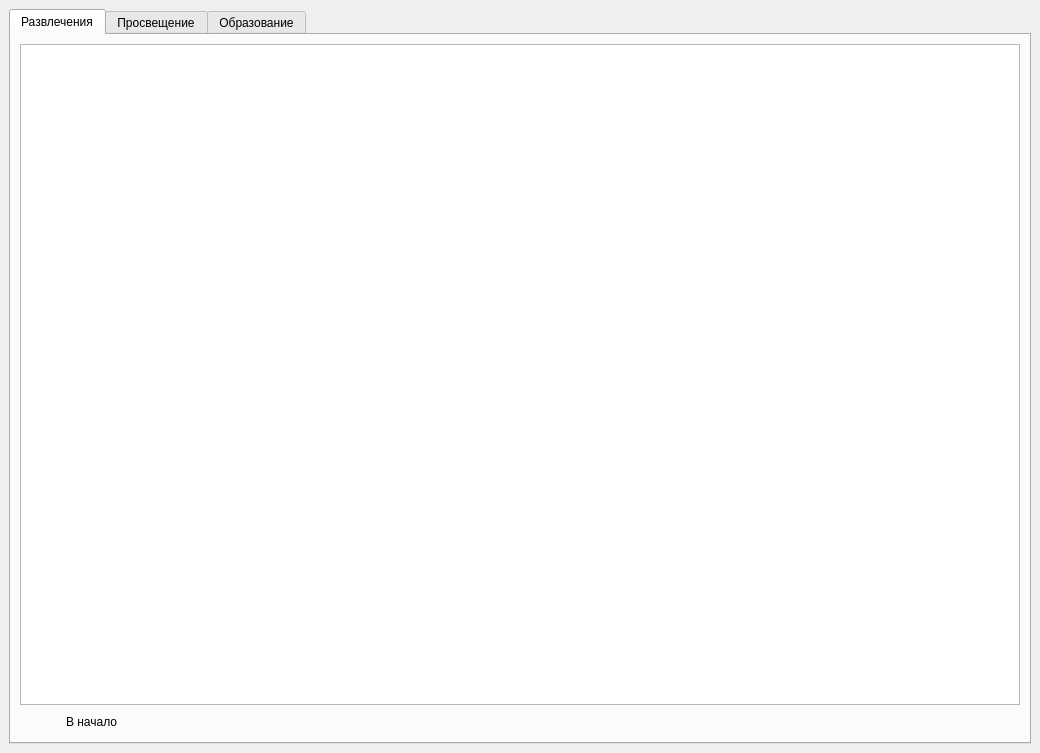
<?xml version="1.0" encoding="UTF-8"?>
<ui version="4.0">
 <class>MainWindow</class>
 <widget class="QMainWindow" name="MainWindow">
  <property name="geometry">
   <rect>
    <x>0</x>
    <y>0</y>
    <width>1040</width>
    <height>753</height>
   </rect>
  </property>
  <property name="windowTitle">
   <string>MainWindow</string>
  </property>
  <widget class="QWidget" name="centralwidget">
   <layout class="QVBoxLayout" name="verticalLayout_2">
    <item>
     <widget class="QTabWidget" name="tabWidget">
      <property name="currentIndex">
       <number>0</number>
      </property>
      <widget class="QWidget" name="enterteinment">
       <attribute name="title">
        <string>Развлечения</string>
       </attribute>
       <layout class="QVBoxLayout" name="verticalLayout">
        <item>
         <layout class="QVBoxLayout" name="verticalLayout_9">
          <item>
           <widget class="QTableView" name="Table_5">
            <property name="enabled">
             <bool>true</bool>
            </property>
            <property name="frameShadow">
             <enum>QFrame::Sunken</enum>
            </property>
            <property name="lineWidth">
             <number>1</number>
            </property>
            <property name="verticalScrollBarPolicy">
             <enum>Qt::ScrollBarAlwaysOff</enum>
            </property>
            <property name="sizeAdjustPolicy">
             <enum>QAbstractScrollArea::AdjustToContents</enum>
            </property>
            <property name="editTriggers">
             <set>QAbstractItemView::NoEditTriggers</set>
            </property>
            <property name="selectionMode">
             <enum>QAbstractItemView::SingleSelection</enum>
            </property>
            <property name="selectionBehavior">
             <enum>QAbstractItemView::SelectRows</enum>
            </property>
            <property name="wordWrap">
             <bool>false</bool>
            </property>
            <attribute name="horizontalHeaderCascadingSectionResizes">
             <bool>false</bool>
            </attribute>
            <attribute name="horizontalHeaderStretchLastSection">
             <bool>true</bool>
            </attribute>
            <attribute name="verticalHeaderStretchLastSection">
             <bool>false</bool>
            </attribute>
           </widget>
          </item>
          <item>
           <layout class="QHBoxLayout" name="horizontalLayout_10">
            <item>
             <widget class="QPushButton" name="ExitButton_3">
              <property name="sizePolicy">
               <sizepolicy hsizetype="Fixed" vsizetype="Fixed">
                <horstretch>0</horstretch>
                <verstretch>0</verstretch>
               </sizepolicy>
              </property>
              <property name="text">
               <string/>
              </property>
              <property name="icon">
               <iconset resource="../resources/resources.qrc">
                <normaloff>:/go-previous/go-previous.svg</normaloff>:/go-previous/go-previous.svg</iconset>
              </property>
              <property name="iconSize">
               <size>
                <width>24</width>
                <height>24</height>
               </size>
              </property>
              <property name="flat">
               <bool>true</bool>
              </property>
             </widget>
            </item>
            <item>
             <widget class="QLabel" name="ViewNameText_3">
              <property name="sizePolicy">
               <sizepolicy hsizetype="Fixed" vsizetype="Preferred">
                <horstretch>0</horstretch>
                <verstretch>0</verstretch>
               </sizepolicy>
              </property>
              <property name="text">
               <string>В начало</string>
              </property>
             </widget>
            </item>
            <item>
             <spacer name="horizontalSpacer_5">
              <property name="orientation">
               <enum>Qt::Horizontal</enum>
              </property>
              <property name="sizeHint" stdset="0">
               <size>
                <width>40</width>
                <height>20</height>
               </size>
              </property>
             </spacer>
            </item>
            <item>
             <layout class="QHBoxLayout" name="horizontalLayout_11">
              <property name="sizeConstraint">
               <enum>QLayout::SetMinimumSize</enum>
              </property>
              <property name="leftMargin">
               <number>0</number>
              </property>
              <item>
               <widget class="QPushButton" name="EditButton_6">
                <property name="sizePolicy">
                 <sizepolicy hsizetype="Fixed" vsizetype="Fixed">
                  <horstretch>0</horstretch>
                  <verstretch>0</verstretch>
                 </sizepolicy>
                </property>
                <property name="text">
                 <string/>
                </property>
                <property name="icon">
                 <iconset resource="../resources/resources.qrc">
                  <normaloff>:/document-edit/document-edit.svg</normaloff>:/document-edit/document-edit.svg</iconset>
                </property>
                <property name="iconSize">
                 <size>
                  <width>24</width>
                  <height>24</height>
                 </size>
                </property>
                <property name="flat">
                 <bool>true</bool>
                </property>
               </widget>
              </item>
              <item>
               <widget class="QPushButton" name="DeleteButton_6">
                <property name="sizePolicy">
                 <sizepolicy hsizetype="Fixed" vsizetype="Fixed">
                  <horstretch>0</horstretch>
                  <verstretch>0</verstretch>
                 </sizepolicy>
                </property>
                <property name="text">
                 <string/>
                </property>
                <property name="icon">
                 <iconset resource="../resources/resources.qrc">
                  <normaloff>:/edit-delete/edit-delete.svg</normaloff>:/edit-delete/edit-delete.svg</iconset>
                </property>
                <property name="iconSize">
                 <size>
                  <width>24</width>
                  <height>24</height>
                 </size>
                </property>
                <property name="flat">
                 <bool>true</bool>
                </property>
               </widget>
              </item>
              <item>
               <widget class="QPushButton" name="AddButton_6">
                <property name="sizePolicy">
                 <sizepolicy hsizetype="Fixed" vsizetype="Fixed">
                  <horstretch>0</horstretch>
                  <verstretch>0</verstretch>
                 </sizepolicy>
                </property>
                <property name="text">
                 <string/>
                </property>
                <property name="icon">
                 <iconset resource="../resources/resources.qrc">
                  <normaloff>:/document-new/document-new.svg</normaloff>:/document-new/document-new.svg</iconset>
                </property>
                <property name="iconSize">
                 <size>
                  <width>24</width>
                  <height>24</height>
                 </size>
                </property>
                <property name="flat">
                 <bool>true</bool>
                </property>
               </widget>
              </item>
             </layout>
            </item>
           </layout>
          </item>
         </layout>
        </item>
       </layout>
      </widget>
      <widget class="QWidget" name="Enlightenment">
       <attribute name="title">
        <string>Просвещение</string>
       </attribute>
       <layout class="QVBoxLayout" name="verticalLayout_3">
        <item>
         <layout class="QVBoxLayout" name="verticalLayout_10">
          <item>
           <widget class="QTableView" name="Table_6">
            <property name="enabled">
             <bool>true</bool>
            </property>
            <property name="frameShadow">
             <enum>QFrame::Sunken</enum>
            </property>
            <property name="lineWidth">
             <number>1</number>
            </property>
            <property name="verticalScrollBarPolicy">
             <enum>Qt::ScrollBarAlwaysOff</enum>
            </property>
            <property name="sizeAdjustPolicy">
             <enum>QAbstractScrollArea::AdjustToContents</enum>
            </property>
            <property name="editTriggers">
             <set>QAbstractItemView::NoEditTriggers</set>
            </property>
            <property name="selectionMode">
             <enum>QAbstractItemView::SingleSelection</enum>
            </property>
            <property name="selectionBehavior">
             <enum>QAbstractItemView::SelectRows</enum>
            </property>
            <property name="wordWrap">
             <bool>false</bool>
            </property>
            <attribute name="horizontalHeaderCascadingSectionResizes">
             <bool>false</bool>
            </attribute>
            <attribute name="horizontalHeaderStretchLastSection">
             <bool>true</bool>
            </attribute>
            <attribute name="verticalHeaderStretchLastSection">
             <bool>false</bool>
            </attribute>
           </widget>
          </item>
          <item>
           <layout class="QHBoxLayout" name="horizontalLayout_12">
            <item>
             <widget class="QPushButton" name="ExitButton_4">
              <property name="sizePolicy">
               <sizepolicy hsizetype="Fixed" vsizetype="Fixed">
                <horstretch>0</horstretch>
                <verstretch>0</verstretch>
               </sizepolicy>
              </property>
              <property name="text">
               <string/>
              </property>
              <property name="icon">
               <iconset resource="../resources/resources.qrc">
                <normaloff>:/go-previous/go-previous.svg</normaloff>:/go-previous/go-previous.svg</iconset>
              </property>
              <property name="iconSize">
               <size>
                <width>24</width>
                <height>24</height>
               </size>
              </property>
              <property name="flat">
               <bool>true</bool>
              </property>
             </widget>
            </item>
            <item>
             <widget class="QLabel" name="ViewNameText_4">
              <property name="sizePolicy">
               <sizepolicy hsizetype="Fixed" vsizetype="Preferred">
                <horstretch>0</horstretch>
                <verstretch>0</verstretch>
               </sizepolicy>
              </property>
              <property name="text">
               <string>В начало</string>
              </property>
             </widget>
            </item>
            <item>
             <spacer name="horizontalSpacer_6">
              <property name="orientation">
               <enum>Qt::Horizontal</enum>
              </property>
              <property name="sizeHint" stdset="0">
               <size>
                <width>40</width>
                <height>20</height>
               </size>
              </property>
             </spacer>
            </item>
            <item>
             <layout class="QHBoxLayout" name="horizontalLayout_13">
              <property name="sizeConstraint">
               <enum>QLayout::SetMinimumSize</enum>
              </property>
              <property name="leftMargin">
               <number>0</number>
              </property>
              <item>
               <widget class="QPushButton" name="EditButton_7">
                <property name="sizePolicy">
                 <sizepolicy hsizetype="Fixed" vsizetype="Fixed">
                  <horstretch>0</horstretch>
                  <verstretch>0</verstretch>
                 </sizepolicy>
                </property>
                <property name="text">
                 <string/>
                </property>
                <property name="icon">
                 <iconset resource="../resources/resources.qrc">
                  <normaloff>:/document-edit/document-edit.svg</normaloff>:/document-edit/document-edit.svg</iconset>
                </property>
                <property name="iconSize">
                 <size>
                  <width>24</width>
                  <height>24</height>
                 </size>
                </property>
                <property name="flat">
                 <bool>true</bool>
                </property>
               </widget>
              </item>
              <item>
               <widget class="QPushButton" name="DeleteButton_7">
                <property name="sizePolicy">
                 <sizepolicy hsizetype="Fixed" vsizetype="Fixed">
                  <horstretch>0</horstretch>
                  <verstretch>0</verstretch>
                 </sizepolicy>
                </property>
                <property name="text">
                 <string/>
                </property>
                <property name="icon">
                 <iconset resource="../resources/resources.qrc">
                  <normaloff>:/edit-delete/edit-delete.svg</normaloff>:/edit-delete/edit-delete.svg</iconset>
                </property>
                <property name="iconSize">
                 <size>
                  <width>24</width>
                  <height>24</height>
                 </size>
                </property>
                <property name="flat">
                 <bool>true</bool>
                </property>
               </widget>
              </item>
              <item>
               <widget class="QPushButton" name="AddButton_7">
                <property name="sizePolicy">
                 <sizepolicy hsizetype="Fixed" vsizetype="Fixed">
                  <horstretch>0</horstretch>
                  <verstretch>0</verstretch>
                 </sizepolicy>
                </property>
                <property name="text">
                 <string/>
                </property>
                <property name="icon">
                 <iconset resource="../resources/resources.qrc">
                  <normaloff>:/document-new/document-new.svg</normaloff>:/document-new/document-new.svg</iconset>
                </property>
                <property name="iconSize">
                 <size>
                  <width>24</width>
                  <height>24</height>
                 </size>
                </property>
                <property name="flat">
                 <bool>true</bool>
                </property>
               </widget>
              </item>
             </layout>
            </item>
           </layout>
          </item>
         </layout>
        </item>
       </layout>
      </widget>
      <widget class="QWidget" name="Education">
       <attribute name="title">
        <string>Образование</string>
       </attribute>
       <layout class="QVBoxLayout" name="verticalLayout_7">
        <item>
         <layout class="QVBoxLayout" name="verticalLayout_6">
          <item>
           <widget class="QTableView" name="Table_3">
            <property name="enabled">
             <bool>true</bool>
            </property>
            <property name="frameShadow">
             <enum>QFrame::Sunken</enum>
            </property>
            <property name="lineWidth">
             <number>1</number>
            </property>
            <property name="verticalScrollBarPolicy">
             <enum>Qt::ScrollBarAlwaysOff</enum>
            </property>
            <property name="sizeAdjustPolicy">
             <enum>QAbstractScrollArea::AdjustToContents</enum>
            </property>
            <property name="editTriggers">
             <set>QAbstractItemView::NoEditTriggers</set>
            </property>
            <property name="selectionMode">
             <enum>QAbstractItemView::SingleSelection</enum>
            </property>
            <property name="selectionBehavior">
             <enum>QAbstractItemView::SelectRows</enum>
            </property>
            <property name="wordWrap">
             <bool>false</bool>
            </property>
            <attribute name="horizontalHeaderCascadingSectionResizes">
             <bool>false</bool>
            </attribute>
            <attribute name="horizontalHeaderStretchLastSection">
             <bool>true</bool>
            </attribute>
            <attribute name="verticalHeaderStretchLastSection">
             <bool>false</bool>
            </attribute>
           </widget>
          </item>
          <item>
           <layout class="QHBoxLayout" name="horizontalLayout_3">
            <item>
             <widget class="QPushButton" name="ExitButton">
              <property name="sizePolicy">
               <sizepolicy hsizetype="Fixed" vsizetype="Fixed">
                <horstretch>0</horstretch>
                <verstretch>0</verstretch>
               </sizepolicy>
              </property>
              <property name="text">
               <string/>
              </property>
              <property name="icon">
               <iconset resource="../resources/resources.qrc">
                <normaloff>:/go-previous/go-previous.svg</normaloff>:/go-previous/go-previous.svg</iconset>
              </property>
              <property name="iconSize">
               <size>
                <width>24</width>
                <height>24</height>
               </size>
              </property>
              <property name="flat">
               <bool>true</bool>
              </property>
             </widget>
            </item>
            <item>
             <widget class="QLabel" name="ViewNameText">
              <property name="sizePolicy">
               <sizepolicy hsizetype="Fixed" vsizetype="Preferred">
                <horstretch>0</horstretch>
                <verstretch>0</verstretch>
               </sizepolicy>
              </property>
              <property name="text">
               <string>В начало</string>
              </property>
             </widget>
            </item>
            <item>
             <spacer name="horizontalSpacer_3">
              <property name="orientation">
               <enum>Qt::Horizontal</enum>
              </property>
              <property name="sizeHint" stdset="0">
               <size>
                <width>40</width>
                <height>20</height>
               </size>
              </property>
             </spacer>
            </item>
            <item>
             <layout class="QHBoxLayout" name="horizontalLayout_8">
              <property name="sizeConstraint">
               <enum>QLayout::SetMinimumSize</enum>
              </property>
              <property name="leftMargin">
               <number>0</number>
              </property>
              <item>
               <widget class="QPushButton" name="EditButton_4">
                <property name="sizePolicy">
                 <sizepolicy hsizetype="Fixed" vsizetype="Fixed">
                  <horstretch>0</horstretch>
                  <verstretch>0</verstretch>
                 </sizepolicy>
                </property>
                <property name="text">
                 <string/>
                </property>
                <property name="icon">
                 <iconset resource="../resources/resources.qrc">
                  <normaloff>:/document-edit/document-edit.svg</normaloff>:/document-edit/document-edit.svg</iconset>
                </property>
                <property name="iconSize">
                 <size>
                  <width>24</width>
                  <height>24</height>
                 </size>
                </property>
                <property name="flat">
                 <bool>true</bool>
                </property>
               </widget>
              </item>
              <item>
               <widget class="QPushButton" name="DeleteButton_4">
                <property name="sizePolicy">
                 <sizepolicy hsizetype="Fixed" vsizetype="Fixed">
                  <horstretch>0</horstretch>
                  <verstretch>0</verstretch>
                 </sizepolicy>
                </property>
                <property name="text">
                 <string/>
                </property>
                <property name="icon">
                 <iconset resource="../resources/resources.qrc">
                  <normaloff>:/edit-delete/edit-delete.svg</normaloff>:/edit-delete/edit-delete.svg</iconset>
                </property>
                <property name="iconSize">
                 <size>
                  <width>24</width>
                  <height>24</height>
                 </size>
                </property>
                <property name="flat">
                 <bool>true</bool>
                </property>
               </widget>
              </item>
              <item>
               <widget class="QPushButton" name="AddButton_4">
                <property name="sizePolicy">
                 <sizepolicy hsizetype="Fixed" vsizetype="Fixed">
                  <horstretch>0</horstretch>
                  <verstretch>0</verstretch>
                 </sizepolicy>
                </property>
                <property name="text">
                 <string/>
                </property>
                <property name="icon">
                 <iconset resource="../resources/resources.qrc">
                  <normaloff>:/document-new/document-new.svg</normaloff>:/document-new/document-new.svg</iconset>
                </property>
                <property name="iconSize">
                 <size>
                  <width>24</width>
                  <height>24</height>
                 </size>
                </property>
                <property name="flat">
                 <bool>true</bool>
                </property>
               </widget>
              </item>
             </layout>
            </item>
           </layout>
          </item>
         </layout>
        </item>
       </layout>
      </widget>
     </widget>
    </item>
   </layout>
  </widget>
 </widget>
 <resources>
  <include location="../resources/resources.qrc"/>
 </resources>
 <connections/>
</ui>
